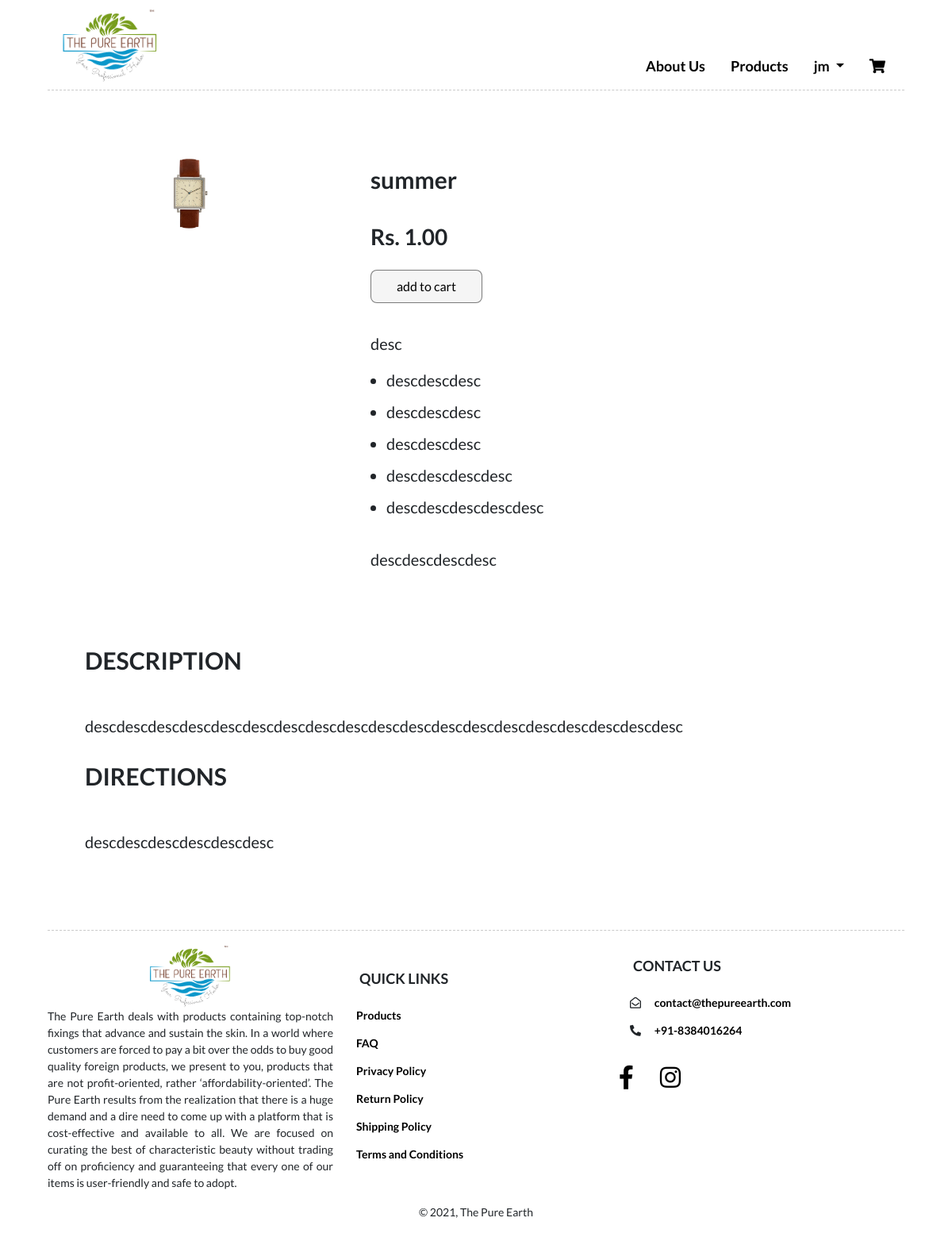
The app's page /product/desc-1 (signed in) with its own data.
### pure/models.py (models this page shows, shortened)
class Image(models.Model):
    name = models.CharField(max_length=255, default='Product Image')
    image = models.ImageField(
        upload_to='product_images', blank=True, null=True)

class Product(models.Model):
    name = models.CharField(max_length=100, null=True, blank=True)
    price = models.DecimalField(max_digits=10, decimal_places=2)
    b_description = models.CharField(max_length=500, null=True, blank=True)
    main_desc = models.CharField(max_length=500, null=True, blank=True)
    description = models.CharField(max_length=500, null=True, blank=True)
    description1 = models.TextField(null=True, blank=True)
    benefits1 = models.CharField(max_length=500, null=True, blank=True)
    benefits2 = models.CharField(max_length=500, null=True, blank=True)
    benefits3 = models.CharField(max_length=500, null=True, blank=True)
    benefits4 = models.CharField(max_length=500, null=True, blank=True)
    benefits5 = models.CharField(max_length=500, null=True, blank=True)
    directions = models.CharField(max_length=500, null=True, blank=True)
    images = models.ManyToManyField(Image)
    is_active = models.BooleanField(default=True)
    slug = models.SlugField(max_length=200, unique=True)
    created_at = models.DateTimeField(auto_now_add=True)
    updated_at = models.DateTimeField(auto_now=True)
    class Meta:
        ordering = ('name',)
        index_together = (('id', 'slug'),)

### pure/views.py (the view)
# urls.py: path('product/<slug:slug>', views.product_detail,
def product_detail(request, slug):
    product = get_object_or_404(Product, slug=slug, is_active=True)
    cart_product_form = CartAddProductForm()
    return render(request,
                  'screens/ProductDetail.html',
                  {'product': product,
                   'cart_product_form': cart_product_form})

### cart/forms.py
class CartAddProductForm(forms.Form):
    quantity = forms.TypedChoiceField(
        choices=PRODUCT_QUANTITY_CHOICES, coerce=int)
    update = forms.BooleanField(
        required=False, initial=False, widget=forms.HiddenInput)

### cart/context_processors.py (called while the page is built)
def cart(request):
    return {'cart':Cart(request)}

### templates/screens/ProductDetail.html (shortened to what this page needs)
{% extends 'index.html' %}
{% load static %}
{% block content %}
<div class="product-detail">
    <div class="row">
        <div class="col-sm-12 col-md-auto col-lg-4">
            <div class="detailimg">
                {% for image in product.images.all %}
        <img src="{{ image.image.url }}">
    {% endfor %}
            </div>
        </div>
        <div class="col-sm-12 col-md-auto col-lg-8">
            <div class="detailtxt">
                <h1>{{product.name}}</h1>
                <h3>Rs. {{ product.price }}</h3>
                <form action="{% url 'cart:cart_add' product.id %}" method="post">
                    <input type="submit" value="Add to cart" class="addbtn">
                </form>
                <p>
                    {{ product.main_desc}}
                </p>
                <ul>
                    {% if product.benefits1 %}
                    <li>
                        {{ product.benefits1 }}
                    </li>
                    {% else %}
                    <span></span>
                    {% endif %}
                        {% if product.benefits2 %}
                    <li>
                        {{ product.benefits2 }}
                    </li>
                    {% else %}
                    <span></span>
                    {% endif %}
                    {% if product.benefits3 %}
                    <li>
                        {{ product.benefits3 }}
                    </li>
                    {% else %}
                    <span></span>
                    {% endif %}
                    {% if product.benefits4 %}
                    <li>
                        {{ product.benefits4 }}
                    </li>
                    {% else %}
                    <span></span>
                    {% endif %}
                    {% if product.benefits5 %}
                    <li>
                        {{ product.benefits5 }}
                    </li>
                    {% else %}
                    <span></span>
                    {% endif %}
                </ul>
                {% if product.description %}
                <p>
                    {{ product.description}}
                </p>
                {% else %}
                <span></span>
                {% endif %}
            </div>
        </div>
        <div class="col-sm-12 col-md-auto col-lg-12">
            <div class="detailtxt1">
                <h2>Description</h2>
                <p>
                    {{ product.description1}}
                </p>
                <h2>Directions</h2>
                <p>
                    {{ product.directions}}
                </p>
            </div>
        </div>
    </div>
</div>
</div>
{% endblock %}

### templates/components/navbar.html (shortened to what this page needs)
{% load static %}
{% block content %}
<nav class="navbar navbar-expand-lg topnav">
    <a class="headlogo" href="/">
        <img src="{% static '/images/logowtm.png' %}" alt="The Pure Earth" class="logo">
    </a>
    <div class="collapse navbar-collapse menu" id="navbarNavDropdown">
        <ul class="navbar-nav menulist ml-auto">
            <li class="nav-item active">
                <a class="nav-link" href="/aboutus">
                    About Us
                </a>
            </li>
            <li class="nav-item">
                <a class="nav-link" href="/products">
                    Products
                </a>
            </li>
            {% if user.is_authenticated %}
            <li class="nav-item dropdown">
                <a
                    class="nav-link dropdown-toggle"
                    href="#"
                    id="navbarDropdown"
                    role="button"
                    data-toggle="dropdown"
                    aria-haspopup="true"
                    aria-expanded="false"
                >
                    {{user.first_name}}
                </a>
            </li>
            {% endif %}
            <li class="nav-item">
                <a href="/cart" class="nav-link">
                    <i class="fas fa-shopping-cart"></i>
                </a>
            </li>
        </ul>
    </div>
</nav>
{% endblock %}

### static/css/style.css (style rules this page uses)
* { margin: 0%; padding: 0%; box-sizing: border-box; font-family: "Lato", sans-serif; }
body { margin: 0%; padding: 0%; }
a { color: black; text-decoration: none; font-weight: bold; }
h1 { font-size: 24px; }
h2 { font-size: 18px; }
p { font-size: 14px; }
input { text-transform: lowercase; }
.row { width: 100%; margin: auto; }

### static/css/navbar.css (style rules this page uses)
.navbar { border-bottom: 0.1em dashed rgba(129, 129, 129, 0.418); }
.headlogo { width: 5%; }
.logo { width: 100%; }
.menu ul li { width: fit-content; margin-left: 1em; height: fit-content; }
.menu ul li a { margin-top: 1.5em; text-align: center; font-size: 18px; }
@media (min-width: 1200px) and (max-width: 1599.98px) { .navbar { border-bottom: 0.1em dashed rgba(129, 129, 129, 0.418); } }
@media (min-width: 1200px) and (max-width: 1599.98px) { .headlogo { width: 15%; } }
@media (min-width: 1200px) and (max-width: 1599.98px) { .logo { width: 80%; } }
@media (min-width: 1200px) and (max-width: 1599.98px) { .menu ul li { width: fit-content; margin-left: 1em; height: fit-content; } }
@media (min-width: 1200px) and (max-width: 1599.98px) { .menu ul li a { margin-top: 3em; text-align: center; font-size: 18px; } }

### static/css/product.css (style rules this page uses)
.products .prodtxt h2, .product-detail .detailtxt1 h2 { font-size: 30px; text-transform: uppercase; font-weight: bold; }
.product-detail { padding: 2em 0; }
.product-detail .detailimg img { width: 40%; margin: 1em 30%; }
.product-detail .detailtxt, .product-detail .detailtxt1 { padding: 1em 2em; }
.product-detail .detailtxt1 { margin: 1em 0; }
.product-detail .detailtxt1 h2 { margin: 1em 0; }
.product-detail .detailtxt h1 { padding: 1em 0; font-size: 30px; font-weight: bold; }
.product-detail .detailtxt h3 { font-weight: bold; }
.addbtn { background-color: whitesmoke; padding: 0.5em 2em; border-radius: 0.5em; cursor: pointer; border: 0.1em solid rgba(0, 0, 0, 0.5); margin: 1em 0; }
.product-detail p { padding: 1em 0 0 0; font-size: 20px; text-align: justify; }
.product-detail ul li { font-size: 20px; margin: 0.5em 1em; }

### records on screen
Image: image (picture)
Product: name "summer", price "1.00", main_desc "desc", benefits1 "descdescdesc", benefits2 "descdescdesc", benefits3 "descdescdesc", benefits4 "descdescdescdesc", benefits5 "descdescdescdescdesc", description "descdescdescdesc", description1 "descdescdescdescdescdescdescdescdescdescdescdescdescdescdescdescdescdescdesc", directions "descdescdescdescdescdesc"

### other values on screen
{{ user.first_name }} "jm"
